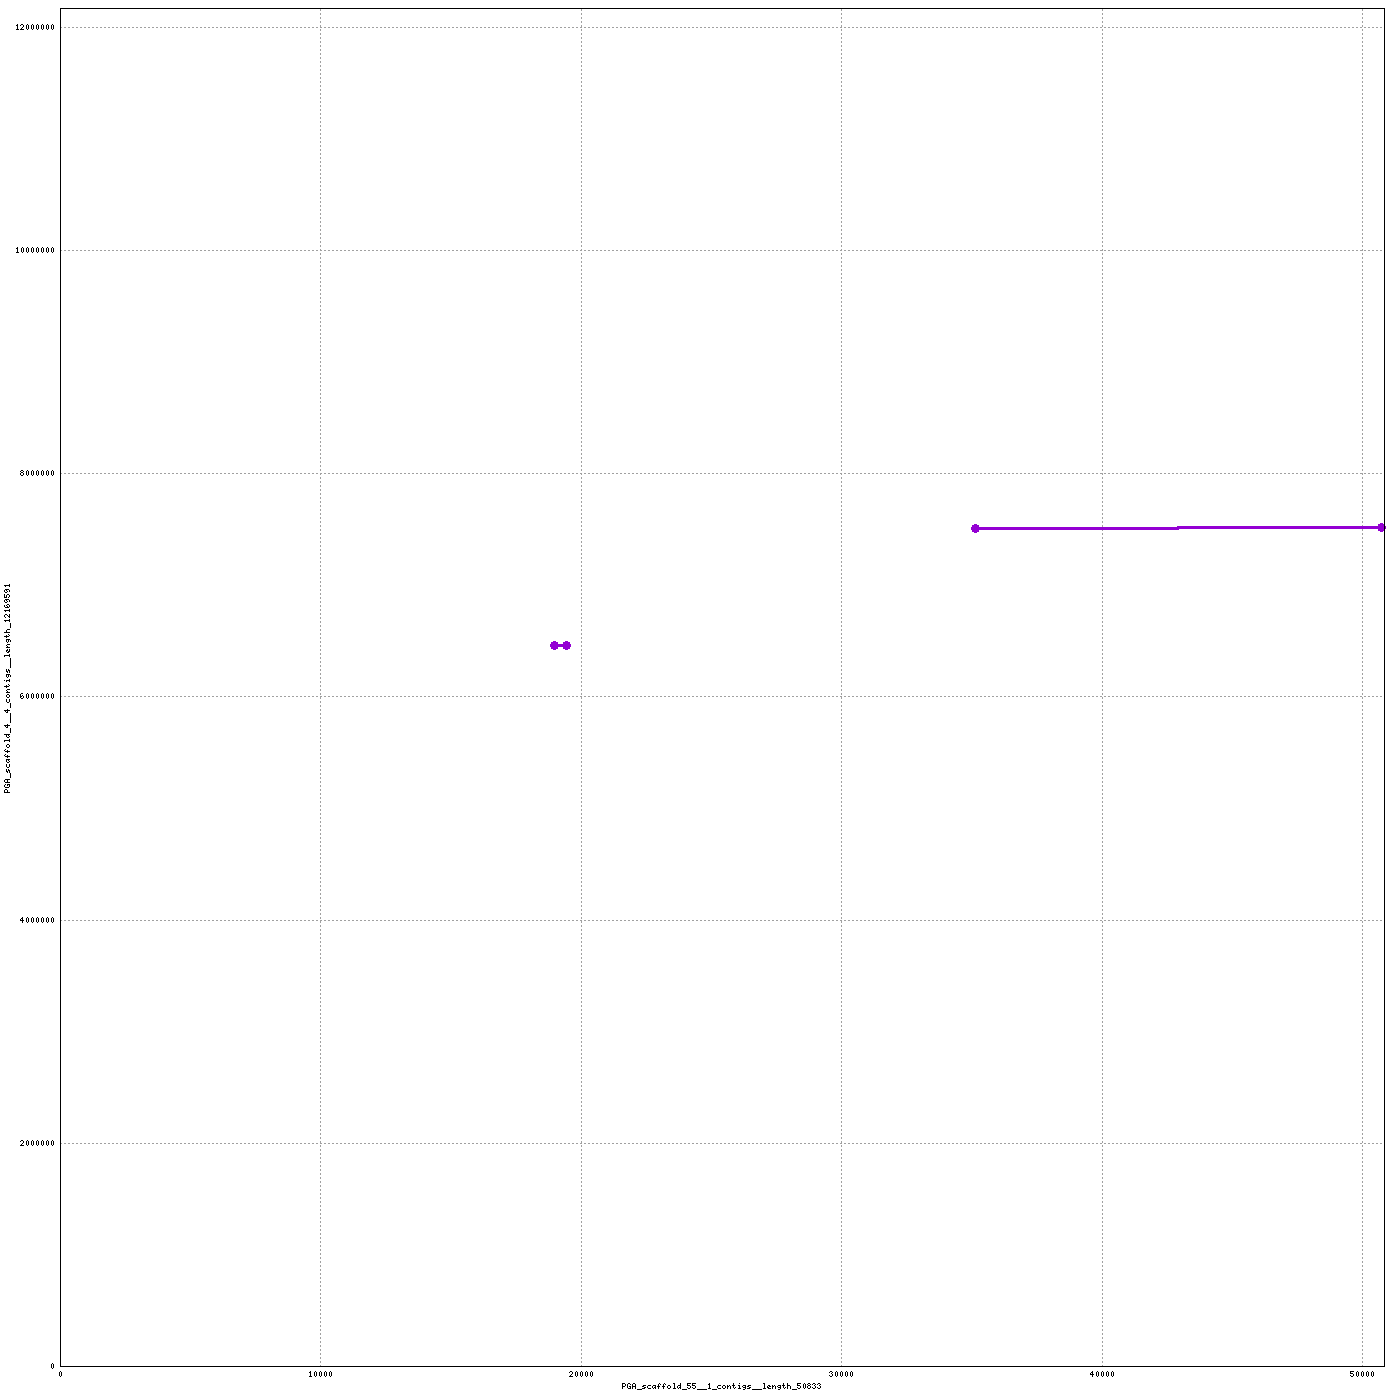

This chart was generated by the following gnuplot code:
set terminal png tiny size 1400,1400
set output "/home/mike/Desktop/scripts/snakes/plot_pairs/hiCversion1.linear/nucmer/nucmer.109.png"
set size 1,1
set grid
unset key
set border 15
set tics scale 0
set xlabel "PGA_scaffold_55__1_contigs__length_50833"
set ylabel "PGA_scaffold_4__4_contigs__length_12169591"
set format "%.0f"
set mouse format "%.0f"
set mouse mouseformat "[%.0f, %.0f]"
if(GPVAL_VERSION < 5) set mouse clipboardformat "[%.0f, %.0f]"
set xrange [1:50833]
set yrange [1:12169591]
set style line 1  lt 1 lw 3 pt 6 ps 1
set style line 2  lt 3 lw 3 pt 6 ps 1
set style line 3  lt 2 lw 3 pt 6 ps 1
plot \
 "/home/mike/Desktop/scripts/snakes/plot_pairs/hiCversion1.linear/nucmer/nucmer.109.fplot" title "FWD" w lp ls 1, \
 "/home/mike/Desktop/scripts/snakes/plot_pairs/hiCversion1.linear/nucmer/nucmer.109.rplot" title "REV" w lp ls 2
